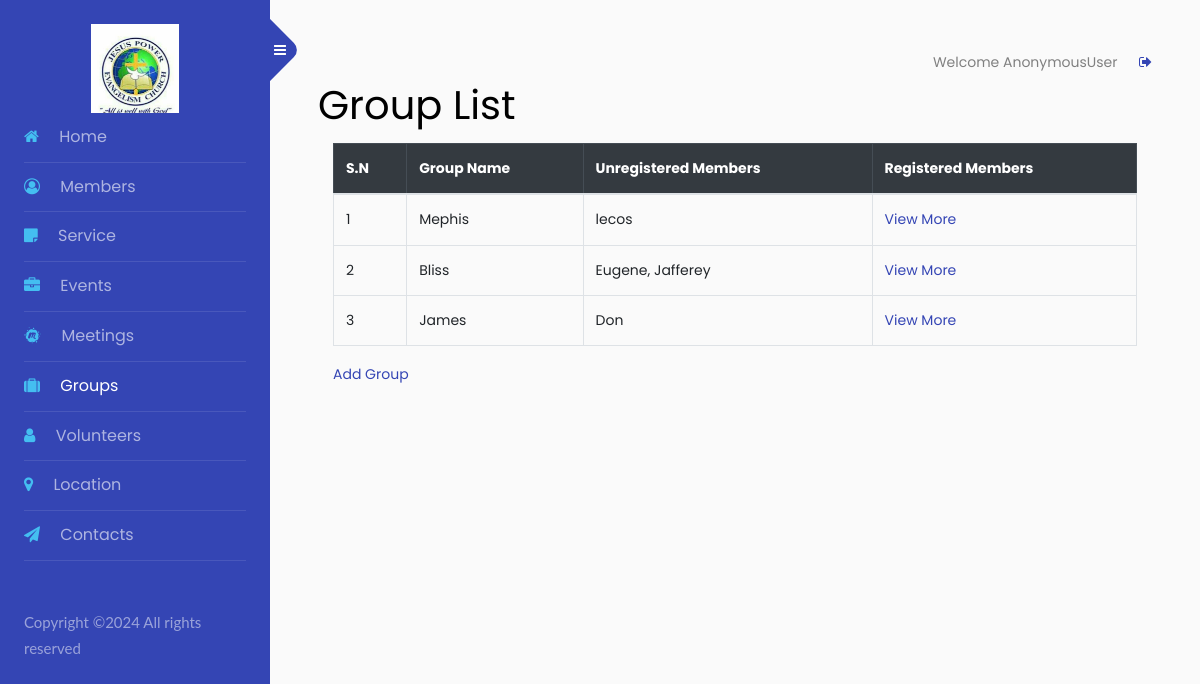
Before: /groups/ with the older database file.
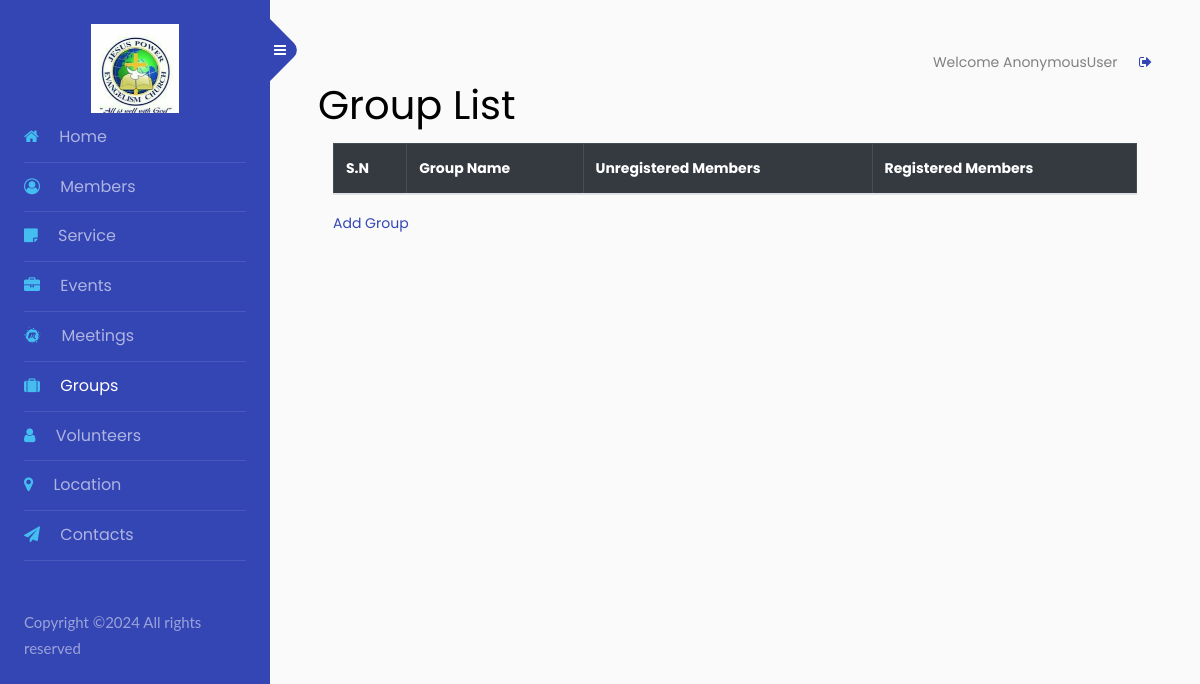
After: the same page with the newer database file.
### groups/models.py (models this page shows)
class SmallGroup(models.Model):
    name = models.CharField(max_length=100)
    description = models.TextField()

### groups/views.py (the view)
# urls.py: path('groups/', group_list, name='group_list'),
def group_list(request):
    groups = SmallGroup.objects.all().order_by('-id')
    return render(request, 'groups/group_list.html', {'groups': groups})

### groups/templates/groups/group_list.html
{% extends "admin-sidebar.html" %}
{% load static %}
{% block content %}
    <h1>Group List</h1>
    <div class="container-fluid">
        <div class="table-responsive">
            <table class="table table-hover table-bordered">
                <thead class="table-dark">
                    <tr>
                        <th>S.N</th>
                        <th>Group Name</th>
                        <th>Unregistered Members</th>
                        <th>Registered Members</th>
                    </tr>
                </thead>
                <tbody>
                    {% for group in groups %}
                    <tr>
                        <td>{{ forloop.counter }}</td>
                        <td>{{ group.name }}</td>
                        <td>{{ group.description }}</td>
                        <td><a href="{% url 'group_detail' group.id %}">View More </a></td>
                    </tr>
                    {% endfor %}
                </tbody>
            </table>
        </div>
    <a href="{% url 'add_group' %}">Add Group</a>
</div>
{% endblock %}

Changed rows visible on the page:
removed SmallGroup: name "Mephis", description "lecos"
removed SmallGroup: name "Bliss", description "Eugene, Jafferey"
removed SmallGroup: name "James", description "Don"
